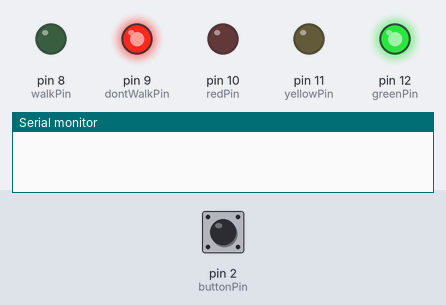
The sketch below on a simulated Arduino Uno, built with avr-gcc and run on an emulated ATmega328P. Parts: output pins drawn as LEDs (lit = HIGH), the last lines printed to the serial monitor. Inputs (shaded band) come from the test bench; at power-on: pin 2 (buttonPin) HIGH.

Above: at 1.2 s.
1.3 s: pin 2 (buttonPin) pulled LOW for 0.15 s
At 4.3 s:
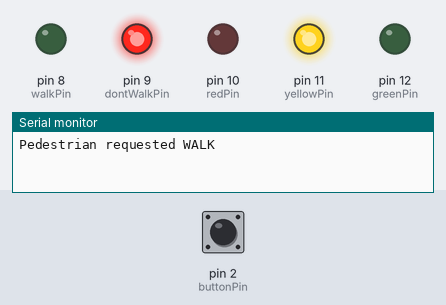
At 6.2 s:
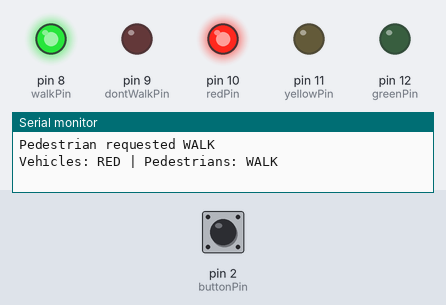
10.4 s: pin 2 (buttonPin) pulled LOW for 1 s
At 17.0 s:
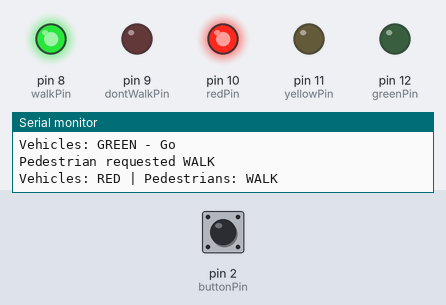
Timing chart, 0 to 18.5 s (numbered marks = the images above; inputs shaded):
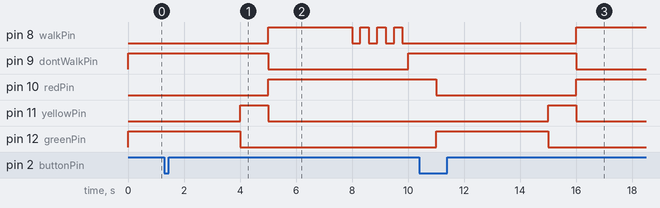

Measured:
- after the input at 1.3 s, pin 8 (walkPin): LOW → HIGH after 3.7 s, then repeats every 0.60 s: LOW 0.30 s, HIGH 0.30 s; pin 9 (dontWalkPin): HIGH → LOW after 3.7 s, → HIGH 5.0 s later
- after the input at 10.4 s, pin 8 (walkPin): LOW → HIGH after 5.6 s; pin 9 (dontWalkPin): HIGH → LOW after 5.6 s

The sketch:

sketch.ino
```cpp
const int redPin = 10;
const int yellowPin = 11;
const int greenPin = 12;
const int walkPin = 8;
const int dontWalkPin = 9;
const int buttonPin = 2;

bool walkRequested = false;

enum LightState { GREEN, YELLOW, RED };
LightState currentState = GREEN;

unsigned long stateStartTime = 0;
unsigned long previousBlinkTime = 0;
bool walkBlinkOn = true;

void setup() {
  pinMode(redPin, OUTPUT);
  pinMode(yellowPin, OUTPUT);
  pinMode(greenPin, OUTPUT);
  pinMode(walkPin, OUTPUT);
  pinMode(dontWalkPin, OUTPUT);
  pinMode(buttonPin, INPUT_PULLUP);

  Serial.begin(9600);
  digitalWrite(greenPin, HIGH);
  digitalWrite(dontWalkPin, HIGH);
  stateStartTime = millis();
}

void loop() {
  // continuously check the button, regardless of what the lights are doing
  if (digitalRead(buttonPin) == LOW && !walkRequested) {
    walkRequested = true;
    Serial.println("Pedestrian requested WALK");
  }

  unsigned long now = millis();
  unsigned long elapsed = now - stateStartTime;

  switch (currentState) {
    case GREEN:
      if (elapsed >= 4000) {
        digitalWrite(greenPin, LOW);
        digitalWrite(yellowPin, HIGH);
        currentState = YELLOW;
        stateStartTime = now;
      }
      break;

    case YELLOW:
      if (elapsed >= 1000) {
        digitalWrite(yellowPin, LOW);
        digitalWrite(redPin, HIGH);
        currentState = RED;
        stateStartTime = now;

        if (walkRequested) {
          digitalWrite(dontWalkPin, LOW);
          digitalWrite(walkPin, HIGH);
          Serial.println("Vehicles: RED | Pedestrians: WALK");
        } else {
          Serial.println("Vehicles: RED | No pedestrian request, staying DON'T WALK");
        }
      }
      break;

    case RED:
      if (walkRequested) {
        // Walk for 3s, then blink warning for 2s, then switch back
        if (elapsed < 3000) {
          // steady walk signal
        } else if (elapsed < 5000) {
          // blinking warning phase
          if (now - previousBlinkTime >= 300) {
            walkBlinkOn = !walkBlinkOn;
            digitalWrite(walkPin, walkBlinkOn ? HIGH : LOW);
            previousBlinkTime = now;
          }
        } else {
          digitalWrite(walkPin, LOW);
          digitalWrite(dontWalkPin, HIGH);
        }
      }

      if (elapsed >= 6000) {
        digitalWrite(redPin, LOW);
        digitalWrite(greenPin, HIGH);
        digitalWrite(dontWalkPin, HIGH);
        digitalWrite(walkPin, LOW);
        currentState = GREEN;
        stateStartTime = now;
        walkRequested = false;  // reset for next cycle
        Serial.println("Vehicles: GREEN - Go");
      }
      break;
  }
}
```
